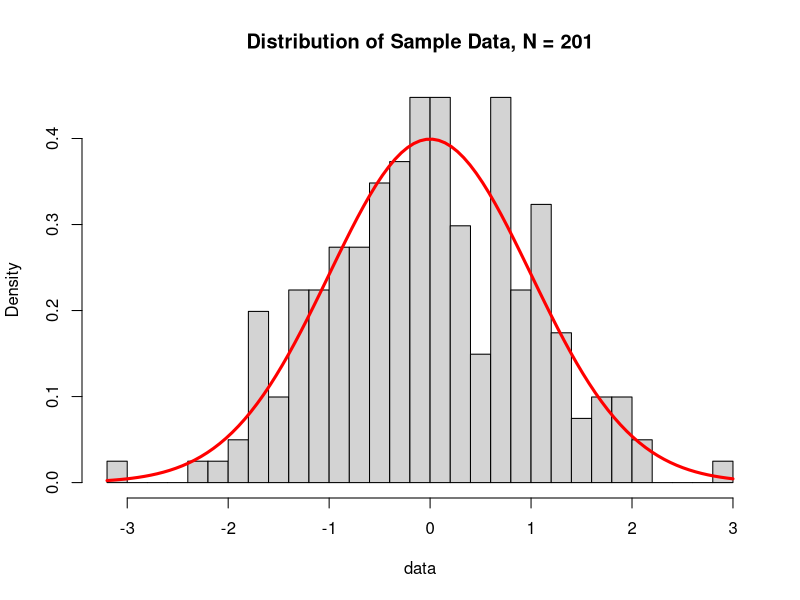
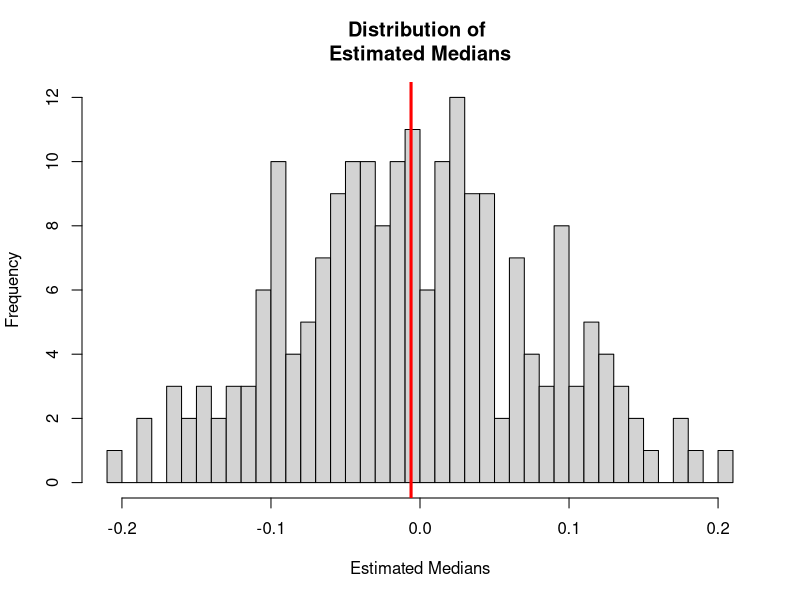

Recreate these plots in R, in order.
## ---- chunk 1
require(stats4)
library(tidyverse)
library(dplyr)
library(ggplot2)
## ---- chunk 2
N <- 201 # parameters

generate_data <- function(N){ 
  # Hard coded standard normal distribution
  rnorm(N) 
}
data <- generate_data(N)
## ---- chunk 3
nLL <- function(mean, sd){
  fs <- dnorm(
        data
      , mean = mean
      , sd = sd
      , log = TRUE
    ) 
  -sum(fs)
}

fit <- mle(
    nLL
  , start = list(mean = 0, sd = 1)
  , method = "L-BFGS-B"
  , lower = c(0, 0.01)
)

mu_hat <- coef(fit)[[1]]
mu_hat
sigma_hat <- coef(fit)[[2]]
sigma_hat

hist(
  data,
  freq = FALSE,
  main = "Distribution of Sample Data, N = 201",
  breaks = 25
)
curve(
  dnorm(
    x,
    mu_hat,
    sigma_hat),
  lw = 3,
  col = "red",
  add = TRUE
  )
## ---- chunk 4
meds <- NA
for (i in 1:N){
  samples <- rnorm(
    N, 
    mean = mu_hat,
    sd = sigma_hat)
  meds[i] <- median(samples)
}
mean(meds)
hist(meds, breaks = 50, main = "Distribution of \nEstimated Medians", xlab = "Estimated Medians")
abline(v = mean(meds), lwd = 3, col = "red")
## ---- chunk 5
boot_ci <- function(data, summary = "median"){
  # Hard coded number of draws
  R <- 5000
  # Set median as default summary measure
  sm <- get(summary)
  sampdist <- rep(NA, R)
  for(i in 1:R){
    b <- sample(data, length(data), replace = TRUE)
    sampdist[i] <- sm(b)
  }
  # Hard coded symmetric density interval
  quantile(sampdist, c(0.025, 0.975))
}
conf <- boot_ci(data)
conf
## ---- chunk 6
capture_median <- function(ci){
  # Hard coded 0 as parameter of interest
  1*(ci[1] < 0 & 0 < ci[2])
}
M <- 100 # Make small, we are still testing the code
captures <- rep(NA, M)
for(i in 1:M){
  captures[i] <- 
    201 %>% generate_data %>% boot_ci %>% capture_median
}
capture_prob <- mean(captures)
capture_prob
